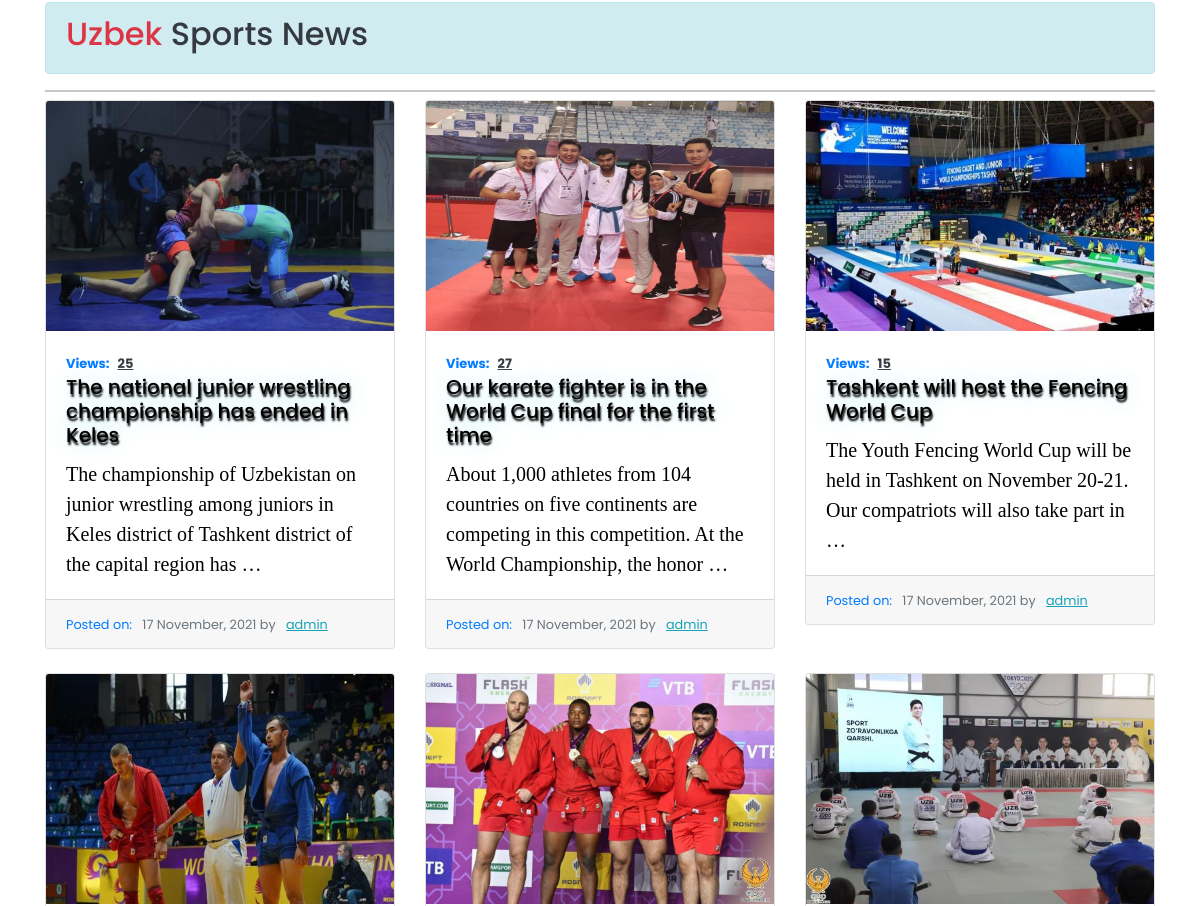
The page /news/ (middle part) on the database as committed earlier.
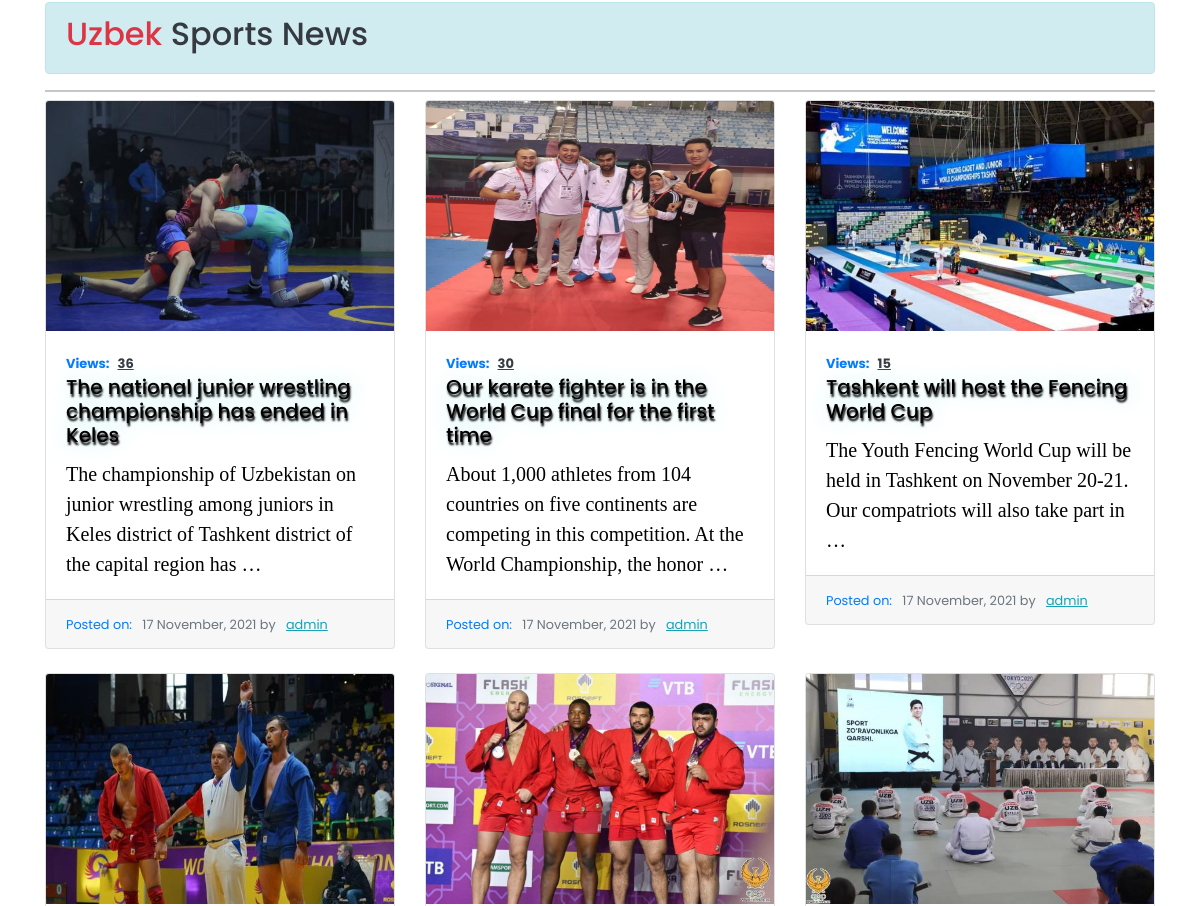
The same page on the database as committed later.
### sport/models.py (models this page shows, shortened)
class News(models.Model):
    user = models.ForeignKey(User, on_delete=models.CASCADE, null=True)
    title = models.CharField(max_length=500)
    extra_desc = models.TextField(blank=True, null=True)
    image = models.ImageField(upload_to='news', blank=True, null=True)
    desc = models.TextField()
    date_posted = models.DateTimeField(default=timezone.now)
    views = models.IntegerField(default=0)
    class Meta:
        verbose_name = 'New'
        verbose_name_plural = 'News'

### sport/views.py (the view)
# urls.py: path('news/', views.news, name='news'),
def news(request):
    eunews = EuroNews.objects.all().order_by('-date_posted')
    title_news = EuroNews.objects.all().order_by('date_posted')[:8]
    paginator = Paginator(eunews, 9, orphans=1)
    page_number = request.GET.get('page')
    eunews_obj = paginator.get_page(page_number)
    news = News.objects.all().order_by('-date_posted')
    paginator = Paginator(news, 9, orphans=1)
    page_number = request.GET.get('page')
    news_obj = paginator.get_page(page_number)
    context = {
        'news_obj':news_obj,
        'eunews_obj':eunews_obj,
        'title_news':title_news
    }
    return render(request, 'news.html', context)

### templates/news.html (shortened to what this page needs)
{% load static %}
<!DOCTYPE html>
<html lang="en">
<head>
    <link rel="stylesheet" href="{% static 'css/style.css' %}">
    <link rel="stylesheet" href="{% static 'index.css' %}">
    <link rel="stylesheet" href="{% static 'news.css' %}">
    <link rel="stylesheet" href="https://pro.fontawesome.com/releases/v5.10.0/css/all.css" />
    <link href="https://cdn.jsdelivr.net/npm/bootstrap@5.0.2/dist/css/bootstrap.min.css" rel="stylesheet">
    <link href="https://stackpath.bootstrapcdn.com/bootstrap/4.4.1/css/bootstrap.min.css" rel="stylesheet">
    <link href="https://cdnjs.cloudflare.com/ajax/libs/font-awesome/5.10.0/css/all.min.css" rel="stylesheet">
    <link href="{% static 'lib/slick/slick.css' %}" rel="stylesheet">
    <link href="{% static 'lib/slick/slick-theme.css' %}" rel="stylesheet">
    <link href="{% static 'css/mediumish.css' %}" rel="stylesheet">
    <link rel="stylesheet" type="text/css" href="https://cdnjs.cloudflare.com/ajax/libs/slick-carousel/1.8.1/slick.min.css">
    <link rel="stylesheet" type="text/css" href="https://cdnjs.cloudflare.com/ajax/libs/slick-carousel/1.8.1/slick-theme.min.css">
    <link rel="stylesheet" type="text/css" href="//cdn.jsdelivr.net/npm/slick-carousel@1.8.1/slick/slick.css" />
</head>
<body>
    <br>
    <div class="container">
        <div class="alert alert-info" role="alert">
            <h2 class="text-dark"> <span class="text-danger">Uzbek</span> Sports News</h2>
        </div>
        <hr class="my-2" />
        <div class="row row-cols-1 row-cols-md-3 g-4">
            {% for new in news_obj %}
            <div class="col">
                <div class="card h-10">
                  <a href="{% url 'news_detail' new.pk %}"><img src="{{new.image.url}}" class="card-img-top" alt="news images" height="230rem"></a>
                  <div class="card-body">
                    <b class='text-primary' style='font-size: 13px;'>Views:<u class="text-dark ml-2">{{new.views}}</u></b><br>
                    <h5 class="card-title" style="text-shadow: 1px 3px 2px black, 0 0 25px powderblue, 0 0 5px white;">{{new.title}}</h5>
                    <p class="card-text" style='font-family: "Trirong", serif; font-size: 20px;'>{{new.desc | truncatewords:20}}</p>
                  </div>
                  <div class="card-footer">
                    <small class="text-muted"><span class='text-primary'>Posted on:&nbsp;&nbsp;&nbsp;</span>{{new.date_posted | date:'d F, Y'}} by &nbsp;&nbsp;<u class='text-info'>{{new.user}}</u></small>
                  </div>
                </div>
            </div>
            {% endfor %}
        </div>
    </div>
    <br>
    <br><br>
    <br>
    <br><br>
</body>
</html>

Rows that differ between the two databases and show on the page:
changed News "The national junior wrestling championship has ended in Keles": views "25" → "36"
changed News "Our karate fighter is in the World Cup final for the first time": views "27" → "30"
